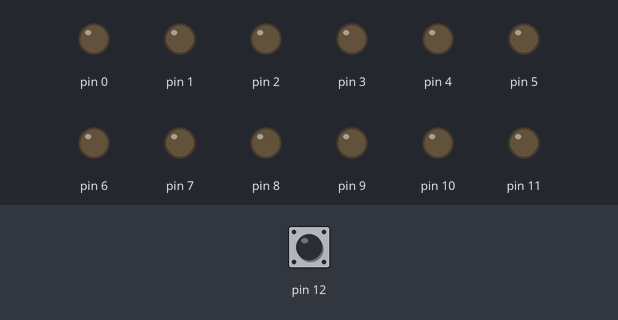
Recording of a sketch running on a simulated Arduino Uno, built with avr-gcc and run on an emulated ATmega328P. Parts: output pins drawn as LEDs (lit = HIGH). Dashed ring = blinking. The inputs (shaded band) are chosen by the test bench; at power-on: pin 12 HIGH.

Above: at 1.2 s.
1.3 s: pin 12 pulsed LOW 5 times (0.12 s each, 0.3 s apart)
At 1.57 s:
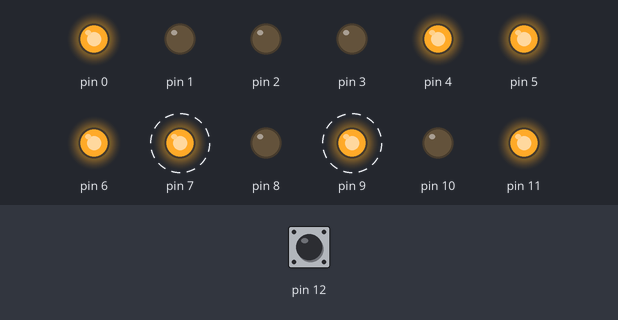
At 3.7 s:
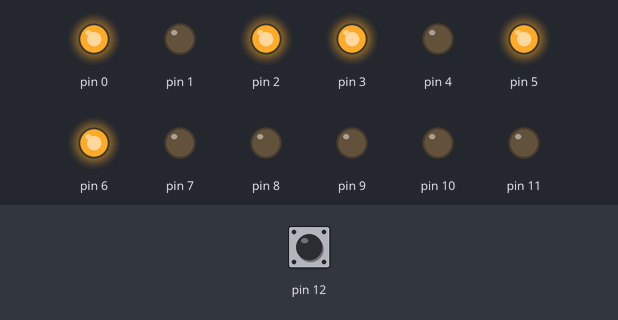
Timing chart, 0 to 5.2 s (numbered marks = the images above; inputs shaded):
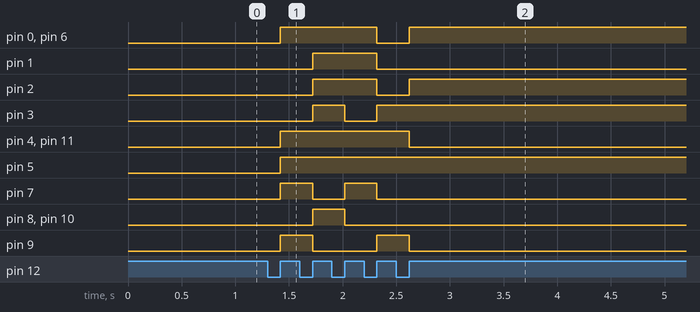

The sketch:

_7_1BUTTON_7SEG_MOTOR_front_back_left_right_left_stop.ino
```cpp
char c=0;
void setup() {
  // put your setup code here, to run once:
char i;
for(i=0;i<=11;i++)
{
  pinMode(i,OUTPUT);
}
pinMode(12,INPUT);
pinMode(13,INPUT);
}

void loop() {
  // put your main code here, to run repeatedly:
if(digitalRead(12)==0)
{
  while(digitalRead(12)==0);
  c++;
}
if(c==1)
{
  digitalWrite(11,HIGH);
  digitalWrite(7,HIGH);
  digitalWrite(8,LOW);
  digitalWrite(9,HIGH);
  digitalWrite(10,LOW);
  printssd('F');
}
else if(c==2)
{
  digitalWrite(11,HIGH);
  digitalWrite(7,LOW);
  digitalWrite(8,HIGH);
  digitalWrite(9,LOW);
  digitalWrite(10,HIGH);
  printssd('B');
}
else if(c==3)
{
  digitalWrite(11,HIGH);
  digitalWrite(7,HIGH);
  digitalWrite(8,LOW);
  digitalWrite(9,LOW);
  digitalWrite(10,LOW);
  printssd('R');
}
else if(c==4)
{
  digitalWrite(11,HIGH);
  digitalWrite(7,LOW);
  digitalWrite(8,LOW);
  digitalWrite(9,HIGH);
  digitalWrite(10,LOW);
  printssd('L');
}
else if(c==5)
{
  digitalWrite(11,LOW);
  digitalWrite(7,LOW);
  digitalWrite(8,LOW);
  digitalWrite(9,LOW);
  digitalWrite(10,LOW);
  printssd('S');
  c=0;
}
}
void printssd(char x)
{
  if(x=='F')
  {
    digitalWrite(0,HIGH);
    digitalWrite(1,LOW);
    digitalWrite(2,LOW);
    digitalWrite(3,LOW);
    digitalWrite(4,HIGH);
    digitalWrite(5,HIGH);
    digitalWrite(6,HIGH);
  }
  else if(x=='B')
  {
    digitalWrite(0,HIGH);
    digitalWrite(1,HIGH);
    digitalWrite(2,HIGH);
    digitalWrite(3,HIGH);
    digitalWrite(4,HIGH);
    digitalWrite(5,HIGH);
    digitalWrite(6,HIGH);
  }
  else if(x=='L')
  {
    digitalWrite(0,LOW);
    digitalWrite(1,LOW);
    digitalWrite(2,LOW);
    digitalWrite(3,HIGH);
    digitalWrite(4,HIGH);
    digitalWrite(5,HIGH);
    digitalWrite(6,LOW);
  }
  else if(x=='R')
  {
    digitalWrite(0,HIGH);
    digitalWrite(1,HIGH);
    digitalWrite(2,HIGH);
    digitalWrite(3,LOW);
    digitalWrite(4,HIGH);
    digitalWrite(5,HIGH);
    digitalWrite(6,HIGH);
  }
  else if(x=='S')
  {
    digitalWrite(0,HIGH);
    digitalWrite(1,LOW);
    digitalWrite(2,HIGH);
    digitalWrite(3,HIGH);
    digitalWrite(4,LOW);
    digitalWrite(5,HIGH);
    digitalWrite(6,HIGH);
  }
}
```

Measured:
- after the input at 1.3 s, pin 0: LOW → HIGH after 0.12 s, → LOW 0.90 s later, → HIGH 0.30 s later; pin 1: LOW → HIGH after 0.42 s, → LOW 0.60 s later
